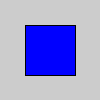
Frame 1 (no input)
Frame 60 (the mouse pressed at the canvas centre just before this capture): identical to frame 1, image omitted
Frame 120 (the mouse held since frame 60 and released just before this capture): identical to frame 1, image omitted

The Processing sketch that drew this single still picture (run headless with seeded random() and noise(); from frame 60 on, the mouse is pressed at the canvas centre):

// Processing sketch: test
// ── test.pde
void setup() {
   size(100, 100); 
}

void draw() {
    fill(0, 0, 255);
    rect(25, 25, 50, 50);
}
